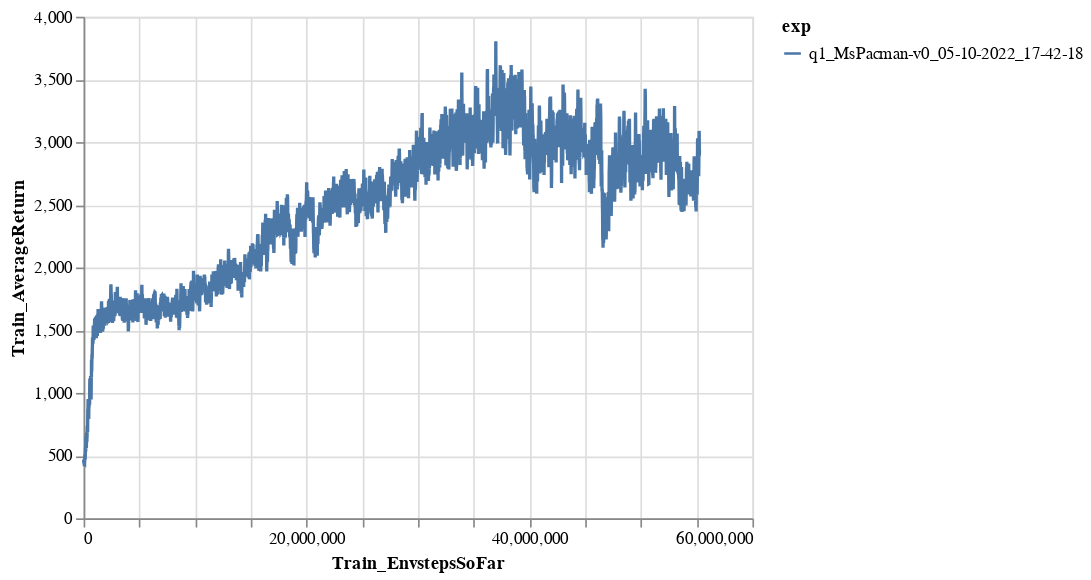

Notebook source saved alongside this figure:
### Code cell
eventfiles = glob.glob(logdir)
xtag = 'Train_EnvstepsSoFar'
ytag = 'Train_AverageReturn'
df_q1  = make_dataframe(eventfiles, xtag=xtag, ytag=ytag)

chart = alt.Chart(df_q1).mark_line().encode(
    x=xtag,
    y=ytag,
    color='exp'
)
chart = chart.configure_legend(
    labelLimit=1000
)
chart

### Figure 1 — Vega-Lite specification as saved in the notebook (floating-point values rounded to 4 significant figures; data arrays with more than 128 entries replaced by an {"elided": "..."} marker saying what was removed)
{"config": {"view": {"continuousWidth": 400, "continuousHeight": 300}, "legend": {"labelLimit": 1000}}, "data": {"name": "data-c4c62fae44be5f3af68eb536b15f49d4"}, "mark": "line", "encoding": {"color": {"field": "exp", "type": "nominal"}, "x": {"field": "Train_EnvstepsSoFar", "type": "quantitative"}, "y": {"field": "Train_AverageReturn", "type": "quantitative"}}, "$schema": "https://vega.github.io/schema/vega-lite/v4.17.0.json", "datasets": {"data-c4c62fae44be5f3af68eb536b15f49d4": {"elided": "5526 records"}}}
